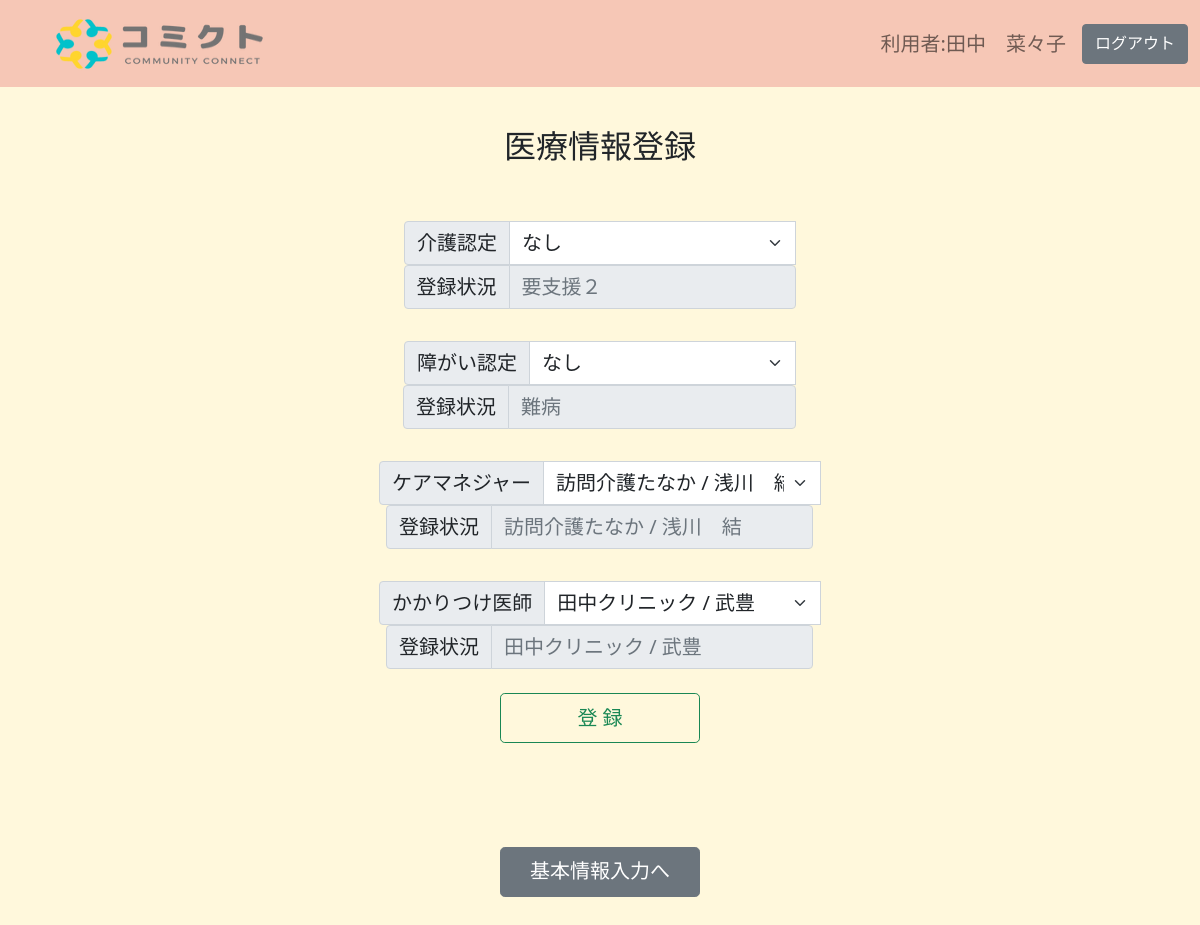
/member_medical.php (signed in), run on an earlier commit of the app's database.
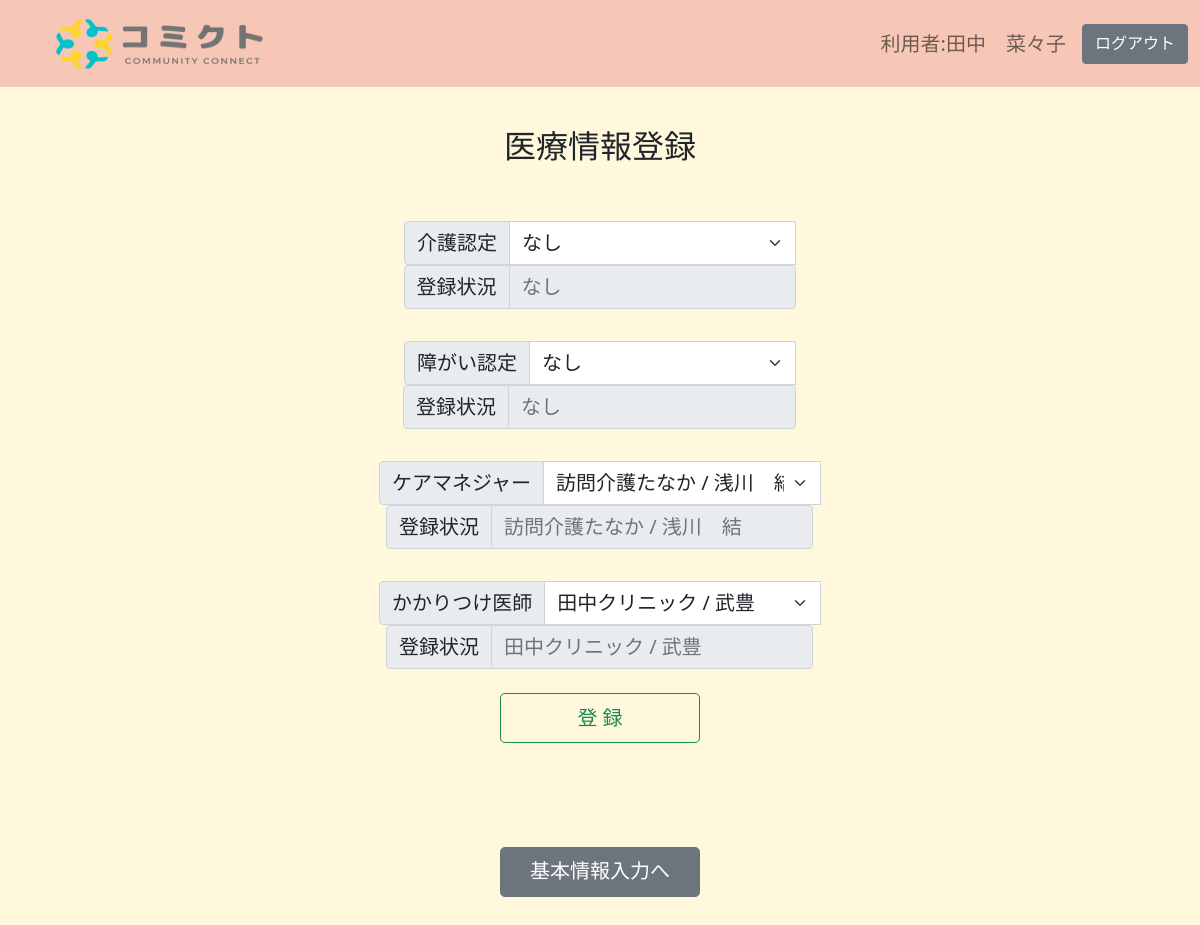
And on a later commit of the database.
### tables this page shows
CREATE TABLE `medical_table` (
  `id` int(11) NOT NULL,
  `member_id` int(11) NOT NULL,
  `kaigonintei_id` int(11) NOT NULL,
  `shougainintei_id` int(11) NOT NULL,
  `caremane` int(11) NOT NULL,
  `caredocter` int(11) NOT NULL,
  `created_at` datetime NOT NULL,
  `update_at` datetime NOT NULL
);

CREATE TABLE `kaigonintei_table` (
  `id` int(11) NOT NULL,
  `kaigonintei_id` int(11) NOT NULL,
  `kaigonintei` varchar(64) NOT NULL
);

CREATE TABLE `shougai_table` (
  `id` int(11) NOT NULL,
  `shougai_id` int(11) NOT NULL,
  `shougai` varchar(64) NOT NULL
);

### member_medical.php (the view, shortened to what the changed rows need)
<?php
$id = $_SESSION['member_id'];
$pdo = connect_to_db();
$sql = "SELECT member_id,medical_table.kaigonintei_id,kaigonintei FROM `medical_table` LEFT OUTER JOIN kaigonintei_table ON medical_table.kaigonintei_id=kaigonintei_table.kaigonintei_id WHERE member_id=:id;";
$stmt = $pdo->prepare($sql);
$stmt->bindValue(':id', $id, PDO::PARAM_STR);
try {
    $status = $stmt->execute();
} catch (PDOException $e) {
    echo json_encode(["sql error" => "{$e->getMessage()}"]);
    exit();
}
$kaigo1 = $stmt->fetch(PDO::FETCH_ASSOC);
$sql = "SELECT member_id,medical_table.shougainintei_id,shougai FROM `medical_table` LEFT OUTER JOIN shougai_table ON medical_table.shougainintei_id=shougai_table.shougai_id WHERE member_id=:id;";
$stmt = $pdo->prepare($sql);
$stmt->bindValue(':id', $id, PDO::PARAM_STR);
try {
    $status = $stmt->execute();
} catch (PDOException $e) {
    echo json_encode(["sql error" => "{$e->getMessage()}"]);
    exit();
}
$shougai1 = $stmt->fetch(PDO::FETCH_ASSOC);
?>
<!DOCTYPE html>
<html lang="ja">
<head>
    <link href="https://cdn.jsdelivr.net/npm/bootstrap@5.1.3/dist/css/bootstrap.min.css" rel="stylesheet">
    <link rel="stylesheet" href="css/style_home.css">
</head>
<body>
    <form action="member_medical_update.php" method="POST">
        <div class="container-fluid">
            <div class="row justify-content-center  g-2">
                <div class="input-group mb-3 justify-content-center" style="max-width: 400px;">
                    <form>
                        <fieldset disabled class="input-group justify-content-center">
                            <div class="input-group justify-content-center" style="max-width: 400px;">
                                <span class="input-group-text fs-5" id="inputGroup-sizing-default">登録状況</span>
                                <input type="text" class="form-control fs-5 " placeholder="<?= $kaigo1["kaigonintei"] ?>" aria-label="Sizing example input" aria-describedby="inputGroup-sizing-default">
                            </div>
                        </fieldset>
                    </form>
                </div>
                <div class="row justify-content-center  g-2">
                    <div class="input-group mb-3 justify-content-center" style="max-width: 400px;">
                        <form>
                            <fieldset disabled class="input-group justify-content-center" style="max-width: 400px;">
                                <div class="input-group justify-content-center">
                                    <span class="input-group-text fs-5" id="inputGroup-sizing-default">登録状況</span>
                                    <input type="text" class="form-control fs-5 " placeholder="<?= $shougai1["shougai"] ?>" aria-label="Sizing example input" aria-describedby="inputGroup-sizing-default">
                                </div>
                            </fieldset>
                        </form>
                    </div>
                </div>
            </div>
        </div>
    </form>
</body>
</html>

What changed in the data, as far as the page shows it:
changed medical_table: kaigonintei "要支援２" → "なし"; shougai "難病" → "なし"
